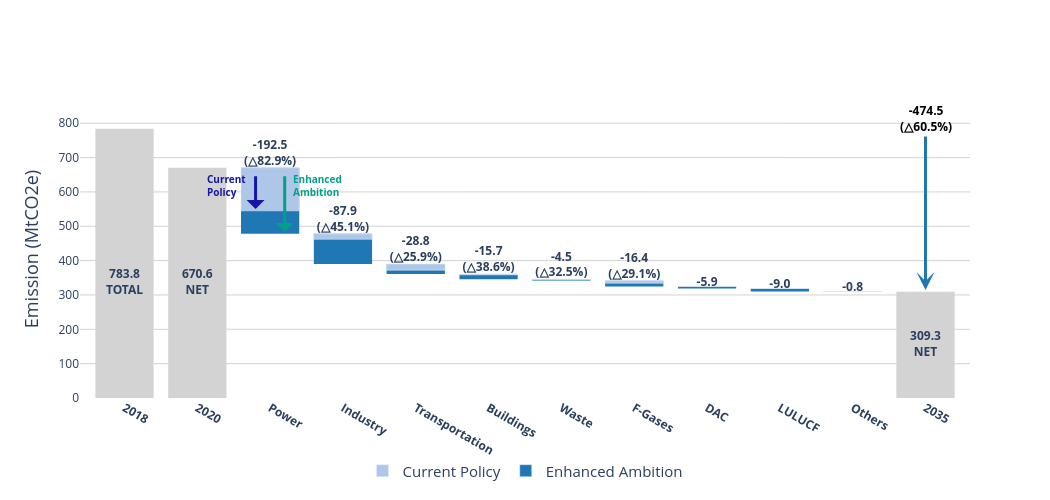

Notebook source saved alongside this figure:
### Code cell
data = pd.DataFrame({
    "category": [
        "2018",
        "2020",
        "Power", "Industry", "Transportation", "Buildings", "Waste", "F-Gases", "DAC", "LULUCF", "Others", 
        "2035"
    ],
})

fig = go.Figure()

# Start and end bars
fig.add_trace(go.Waterfall(
    name="Enhanced Ambition",
    orientation="v",
    measure=["absolute"] * 2 + ["relative"] * 9 + ["total"],
    x=data["category"],
    y=[emiss_2018, emiss_2020, power_ep, ind_ep, trn_ep, bld_ep, waste_ep, fgas_ep, dac_ep, lulucf_ep, others_ep, emiss_2035_ep],
    base=0,
    connector={"visible": False},
    decreasing={"marker": {"color": "#1f77b4"}},   # enhanced ambition
    increasing={"marker": {"color": "#FF6692"}},   # current policies
    totals={"marker": {"color": "lightgray"}},
    showlegend=False
))


# Add Current Policy overlays just for Coal categories
fig.add_trace(go.Bar(
    name="Current Policy",
    x=["Power", "Industry", "Transportation", "Buildings", "Waste", "F-Gases", "DAC", "LULUCF", "Others"],
    y=[power_cp, ind_cp, trn_cp, bld_cp, waste_cp, fgas_cp, dac_cp, lulucf_cp, others_cp],  # smaller reductions
    base=[power_base, ind_base, trn_base, bld_base, waste_base, fgas_base, dac_base, lulucf_base, others_base],  # position on top of previous waterfall step
    marker_color="#AEC7E8",
    showlegend=False
))

fig.update_layout(
    width=1050,
    height=500,
    font=dict(size=12),
    plot_bgcolor='white',
    paper_bgcolor='white',
    # title="<b>Emissions Reductions from Each Sector Compared to 2018 Levels</b>",
    # title_font_size=21,
    # title_x=0.5,

)

# Add dummy scatter trace to label bar values at center
fig.add_trace(go.Scatter(
    x=["2018", "2020", "2035"],
    y=[emiss_2020 / 2, emiss_2020 / 2, emiss_2035_ep / 2],
    mode="text",
    text=[f"<b>{emiss_2018:.1f}<br>TOTAL</b>", f"<b>{emiss_2020:.1f}<br>NET</b>", f"<b>{emiss_2035_ep:.1f}<br>NET</b>"],
    textposition="middle center",
    showlegend=False
))

# Add dummy scatter trace to label bar values at center
fig.add_trace(go.Scatter(
    x=["Power", "Industry", "Transportation", "Buildings", "Waste", "F-Gases", "DAC", "LULUCF", 'Others'],
    #-190.5, -73.8, -28.9, -15.9, -4.5, -4.9, -3.0, -9
    y=[x+40 for x in [power_base, ind_base, trn_base, bld_base, waste_base, fgas_base]] + [y + 10 for y in [dac_base, lulucf_base, others_base]],
    mode="text",
    text=[f"<b>{power_ep:.1f}<br>(△{rr_power:.1f}%)</b>", f"<b>{ind_ep:.1f}<br>(△{rr_ind:.1f}%)</b>", f"<b>{trn_ep:.1f}<br>(△{rr_trn:.1f}%)</b>", 
          f"<b>{bld_ep:.1f}<br>(△{rr_bld:.1f}%)</b>", f"<b>{waste_ep:.1f}<br>(△{rr_waste:.1f}%)</b>", f"<b>{fgas_ep:.1f}<br>(△{rr_fgas:.1f}%)</b>",
          f"<b>{dac_ep:.1f}</b>", f"<b>{lulucf_ep:.1f}</b>", f"<b>{others_ep:.1f}</b>"],
    textposition="middle center",
    showlegend=False
))

fig.add_trace(go.Bar(
    x=[None], y=[None],
    name="Current Policy",
    marker=dict(color="#AEC7E8"),
    showlegend=True,
    hoverinfo="skip"
))

fig.add_trace(go.Bar(
    x=[None], y=[None],
    name="Enhanced Ambition",
    marker=dict(color="#1f77b4"),
    showlegend=True,
    hoverinfo="skip"
))


fig.update_layout(
    legend=dict(
        orientation='h',
        yanchor='bottom',
        y=-0.3,
        xanchor='center',
        x=0.5,
        bgcolor='rgba(0,0,0,0)',
        borderwidth=0,
        font=dict(size=15)
    )
)

fig.update_layout(
    yaxis=dict(
        showgrid=True,
        gridcolor='lightgrey',
        title="Emission (MtCO2e)", title_font_size=18,
        tickvals=list(range(0, 801, 100)),
    )
)

fig.add_annotation(
    x=11, y=emiss_2035_ep + 5,        # 7 is the index of "2035" in the x-category list
    ax=11, ay=emiss_2018 + 30,
    xref="x", yref="y",
    axref="x", ayref="y",
    text=f"<b>{rd_ttl:.1f}<br>(△{rr_ttl:.1f}%)</b>",
    showarrow=True,
    arrowhead=3,
    arrowwidth=3,
    arrowsize=1,
    arrowcolor="#1f77b4",
    font=dict(size=12, color="black"),
    align="center"
)

fig.add_annotation(
    x=2 + 0.2, y=ind_base + 5,        # 7 is the index of "2035" in the x-category list
    ax=2 + 0.2, ay=emiss_2020,
    xref="x", yref="y",
    axref="x", ayref="y",
    # text="<b>Enhanced<br>Ambition</b>",
    showarrow=True,
    arrowhead=1,
    arrowwidth=3,
    arrowsize=1,
    arrowcolor="#00A08B",
    font=dict(size=10, color="#00A08B"),
    align="center"
)

fig.add_annotation(
    x=2 -0.2, y=emiss_2020 + power_cp + 5,        # 7 is the index of "2035" in the x-category list
    ax=2 - 0.2, ay=emiss_2020,
    xref="x", yref="y",
    axref="x", ayref="y",
    # text="<b>CoalOut</b>",
    showarrow=True,
    arrowhead=1,
    arrowwidth=3,
    arrowsize=1,
    arrowcolor="#1616A7",
    font=dict(size=10, color="#1616A7"),
    align="center"
)


fig.update_layout(
    xaxis=dict(
        tickvals=list(range(len(data['category']))),
        ticktext=[f"<b>{cat}</b>" for cat in data['category']],
        # tickfont=dict(size=15)
    )
)

fig.add_annotation(
    text="<b>Current<br>Policy</b>",
    # xref="paper", yref="paper",
    x=2-0.6, y=620,
    showarrow=False,
    font=dict(size=10, color="#1616A7"),
    align="left"
)

fig.add_annotation(
    text="<b>Enhanced<br>Ambition</b>",
    # xref="paper", yref="paper",
    x=2+0.65, y=620,
    showarrow=False,
    font=dict(size=10, color="#00A08B"),
    align="left"
)

fig

### Figure 1 — Plotly figure (JSON) as saved in the notebook; plotly's stock layout.template omitted (floating-point values rounded to 4 significant figures)
{"data": [{"base": 0, "connector": {"visible": false}, "decreasing": {"marker": {"color": "#1f77b4"}}, "increasing": {"marker": {"color": "#FF6692"}}, "measure": ["absolute", "absolute", "relative", "relative", "relative", "relative", "relative", "relative", "relative", "relative", "relative", "total"], "name": "Enhanced Ambition", "orientation": "v", "showlegend": false, "totals": {"marker": {"color": "lightgray"}}, "type": "waterfall", "x": ["2018", "2020", "Power", "Industry", "Transportation", "Buildings", "Waste", "F-Gases", "DAC", "LULUCF", "Others", "2035"], "y": [783.8, 670.6, -192.5, -87.91, -28.84, -15.7, -4.5, -16.39, -5.91, -9, -0.83, 309.3]}, {"base": [670.6, 478.1, 390.2, 361.3, 345.6, 341.1, 324.7, 318.8, 309.8], "marker": {"color": "#AEC7E8"}, "name": "Current Policy", "showlegend": false, "type": "bar", "x": ["Power", "Industry", "Transportation", "Buildings", "Waste", "F-Gases", "DAC", "LULUCF", "Others"], "y": [-125.6, -16.05, -18.13, -2.93, -2.19, -7.08, 0, 0, 0]}, {"mode": "text", "showlegend": false, "text": ["<b>783.8<br>TOTAL</b>", "<b>670.6<br>NET</b>", "<b>309.3<br>NET</b>"], "textposition": "middle center", "type": "scatter", "x": ["2018", "2020", "2035"], "y": [335.3, 335.3, 154.7]}, {"mode": "text", "showlegend": false, "text": ["<b>-192.5<br>(△82.9%)</b>", "<b>-87.9<br>(△45.1%)</b>", "<b>-28.8<br>(△25.9%)</b>", "<b>-15.7<br>(△38.6%)</b>", "<b>-4.5<br>(△32.5%)</b>", "<b>-16.4<br>(△29.1%)</b>", "<b>-5.9</b>", "<b>-9.0</b>", "<b>-0.8</b>"], "textposition": "middle center", "type": "scatter", "x": ["Power", "Industry", "Transportation", "Buildings", "Waste", "F-Gases", "DAC", "LULUCF", "Others"], "y": [710.6, 518.1, 430.2, 401.3, 385.6, 381.1, 334.7, 328.8, 319.8]}, {"hoverinfo": "skip", "marker": {"color": "#AEC7E8"}, "name": "Current Policy", "showlegend": true, "type": "bar", "x": [null], "y": [null]}, {"hoverinfo": "skip", "marker": {"color": "#1f77b4"}, "name": "Enhanced Ambition", "showlegend": true, "type": "bar", "x": [null], "y": [null]}], "layout": {"annotations": [{"align": "center", "arrowcolor": "#1f77b4", "arrowhead": 3, "arrowsize": 1, "arrowwidth": 3, "ax": 11, "axref": "x", "ay": 813.8, "ayref": "y", "font": {"color": "black", "size": 12}, "showarrow": true, "text": "<b>-474.5<br>(△60.5%)</b>", "x": 11, "xref": "x", "y": 314.3, "yref": "y"}, {"align": "center", "arrowcolor": "#00A08B", "arrowhead": 1, "arrowsize": 1, "arrowwidth": 3, "ax": 2.2, "axref": "x", "ay": 670.6, "ayref": "y", "font": {"color": "#00A08B", "size": 10}, "showarrow": true, "x": 2.2, "xref": "x", "y": 483.1, "yref": "y"}, {"align": "center", "arrowcolor": "#1616A7", "arrowhead": 1, "arrowsize": 1, "arrowwidth": 3, "ax": 1.8, "axref": "x", "ay": 670.6, "ayref": "y", "font": {"color": "#1616A7", "size": 10}, "showarrow": true, "x": 1.8, "xref": "x", "y": 549.9, "yref": "y"}, {"align": "left", "font": {"color": "#1616A7", "size": 10}, "showarrow": false, "text": "<b>Current<br>Policy</b>", "x": 1.4, "y": 620}, {"align": "left", "font": {"color": "#00A08B", "size": 10}, "showarrow": false, "text": "<b>Enhanced<br>Ambition</b>", "x": 2.65, "y": 620}], "font": {"size": 12}, "height": 500, "legend": {"bgcolor": "rgba(0,0,0,0)", "borderwidth": 0, "font": {"size": 15}, "orientation": "h", "x": 0.5, "xanchor": "center", "y": -0.3, "yanchor": "bottom"}, "paper_bgcolor": "white", "plot_bgcolor": "white", "width": 1050, "xaxis": {"ticktext": ["<b>2018</b>", "<b>2020</b>", "<b>Power</b>", "<b>Industry</b>", "<b>Transportation</b>", "<b>Buildings</b>", "<b>Waste</b>", "<b>F-Gases</b>", "<b>DAC</b>", "<b>LULUCF</b>", "<b>Others</b>", "<b>2035</b>"], "tickvals": [0, 1, 2, 3, 4, 5, 6, 7, 8, 9, 10, 11]}, "yaxis": {"gridcolor": "lightgrey", "showgrid": true, "tickvals": [0, 100, 200, 300, 400, 500, 600, 700, 800], "title": {"font": {"size": 18}, "text": "Emission (MtCO2e)"}}}}
